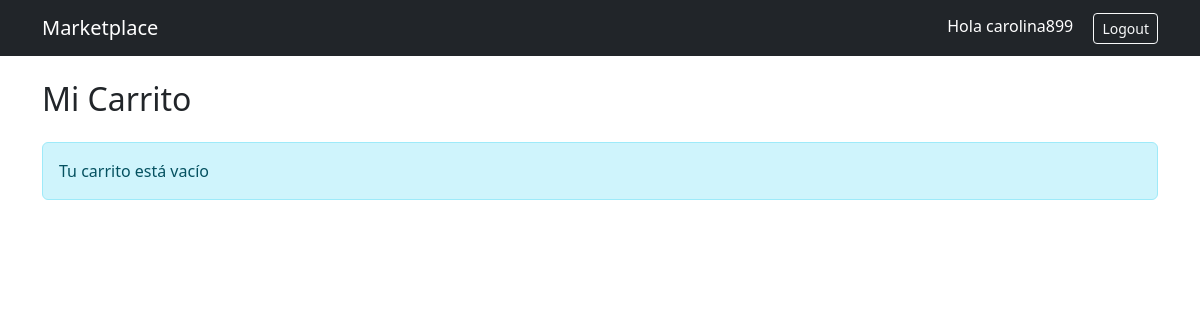
Before: /cart/ (signed in) with the older database file.
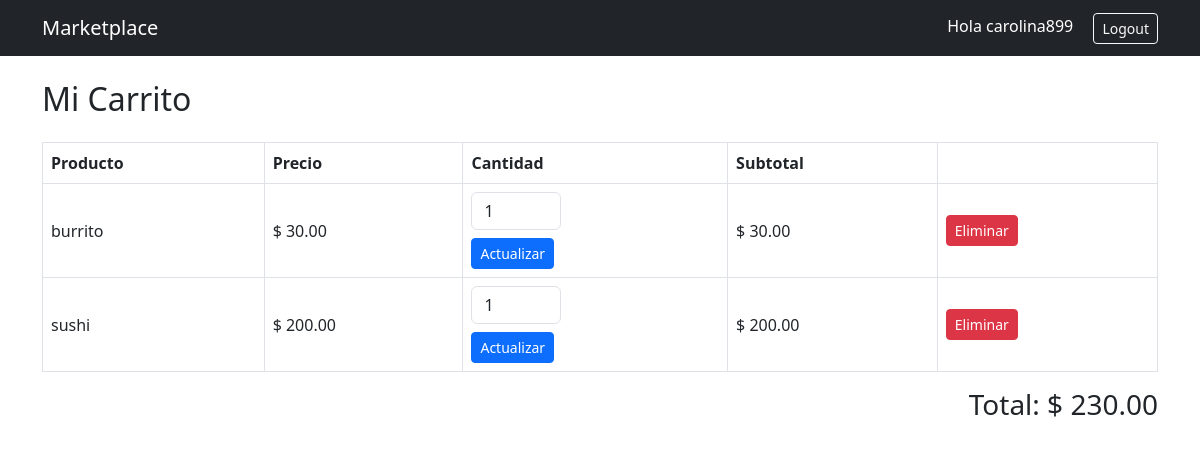
After: the same page with the newer database file.
### store/models.py (models this page shows, shortened)
class CartItem(models.Model):
    id = models.UUIDField(primary_key=True, default=uuid.uuid4, editable=False)
    cart = models.ForeignKey(Cart, on_delete=models.CASCADE)
    product = models.ForeignKey(Product, on_delete=models.CASCADE)
    quantity = models.PositiveIntegerField(default=1)
    class Meta:
        unique_together = ('cart', 'product')
    @property
    def subtotal(self):
        return self.product.price * self.quantity

class Product(models.Model):
    id = models.UUIDField(primary_key=True, default=uuid.uuid4, editable=False)
    name = models.CharField(max_length=150)
    description = models.TextField()
    image = models.ImageField(upload_to='upload/', blank=True, null=True)
    price = models.DecimalField(max_digits=10, decimal_places=2)
    stock = models.PositiveIntegerField(default=0)
    owner = models.ForeignKey(
        User,
        on_delete=models.CASCADE,
        related_name='products'
    )  # 1:N
    categories = models.ManyToManyField(
        Category,
        related_name='products'
    )  # N:M
    created_at = models.DateTimeField(auto_now_add=True)

class Cart(models.Model):
    id = models.UUIDField(primary_key=True, default=uuid.uuid4, editable=False)
    user = models.ForeignKey(
        User,
        on_delete=models.CASCADE,
        related_name='carts'
    )  # 1:N
    products = models.ManyToManyField(
        Product,
        through='CartItem',
        related_name='carts'
    )
    created_at = models.DateTimeField(auto_now_add=True)
    @property
    def total(self):
        return sum(item.subtotal for item in self.cartitem_set.all())

### store/views.py (the view)
# urls.py: path('cart/', views.cart_detail, name='cart_detail'),
@login_required
def cart_detail(request):
    cart, created = Cart.objects.get_or_create(
        user=request.user
    )
    return render(request, 'store/cart_detail.html', {
        'cart': cart
    })

### store/templates/store/cart_detail.html (shortened to what this page needs)
{% extends 'store/base.html' %}
{% block content %}
<h2 class="mb-4">Mi Carrito</h2>
{% if cart.cartitem_set.all %}
<table class="table table-bordered align-middle">
    <thead>
        <tr>
            <th>Producto</th>
            <th>Precio</th>
            <th>Cantidad</th>
            <th>Subtotal</th>
            <th></th>
        </tr>
    </thead>
    <tbody>
    {% for item in cart.cartitem_set.all %}
        <tr>
            <td>{{ item.product.name }}</td>
            <td>$ {{ item.product.price }}</td>
            <td>
                <form method="POST"
                      action="{% url 'update_cart_item' item.id %}">
                    <input type="number"
                           name="quantity"
                           value="{{ item.quantity }}"
                           min="1"
                           class="form-control"
                           style="width:90px;">
                    <button class="btn btn-sm btn-primary mt-2">
                        Actualizar
                    </button>
                </form>
            </td>
            <td>
                $ {{ item.subtotal }}
            </td>
            <td>
                <a href="{% url 'remove_from_cart' item.id %}"
                   class="btn btn-danger btn-sm">
                    Eliminar
                </a>
            </td>
        </tr>
    {% endfor %}
    </tbody>
</table>
<div class="text-end">
    <h3>Total: $ {{ cart.total }}</h3>
</div>
{% else %}
<div class="alert alert-info">
    Tu carrito está vacío
</div>
{% endif %}
{% endblock %}

Changed rows visible on the page:
added CartItem: product.name "burrito", product.price "30.00", quantity "1", subtotal "30.00"
added CartItem: product.name "sushi", product.price "200.00", quantity "1", subtotal "200.00"
added Cart: total "230.00"
Other visible differences:
text no longer shown: "Tu carrito está vacío"
text now shown: "Producto Precio Cantidad Subtotal Total: $"
